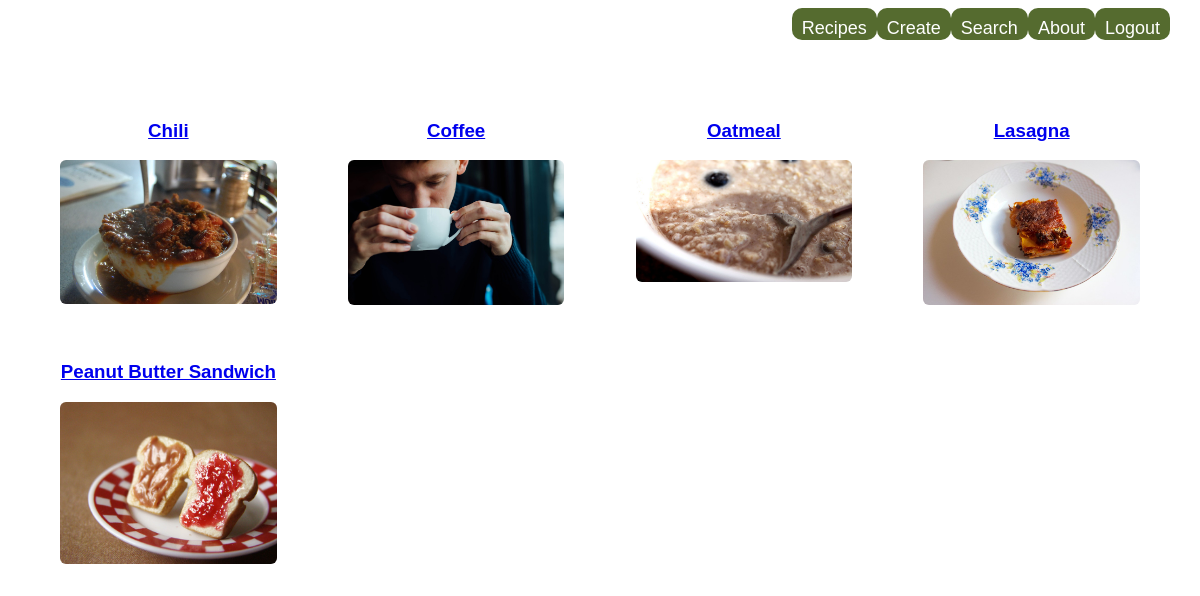
The page /list/ (signed in) on the database as committed earlier.
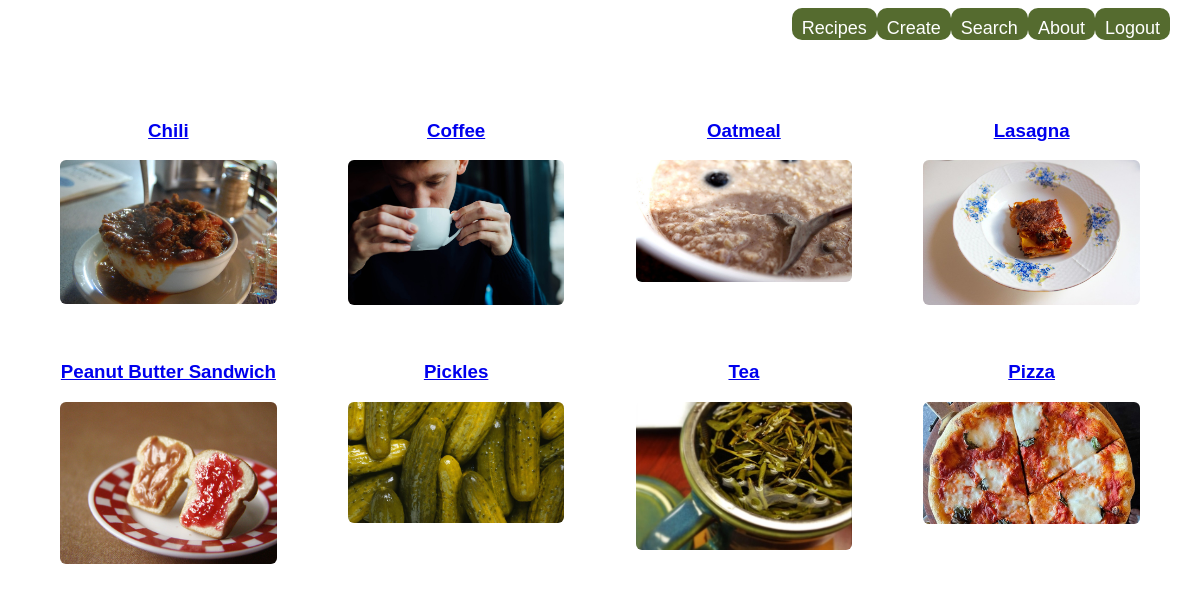
The same page on the database as committed later.
### recipes/models.py (models this page shows, shortened)
class Recipe(models.Model):
    name = models.CharField(max_length=120)
    description = models.TextField(default='this will be delicious!')
    cooking_time = models.FloatField(help_text="in minutes")
    ingredients = models.TextField()
    pic = models.ImageField(upload_to='recipes', default='no_picture.jpg')
    def get_absolute_url(self):
        return reverse('recipes:detail', kwargs={'pk': self.pk})

### recipes/views.py (the view)
# urls.py: path('list/', RecipeListView.as_view(), name='list'),
class RecipeListView(LoginRequiredMixin, ListView):
    model = Recipe
    template_name = 'recipes/recipes_list.html'

### recipes/templates/recipes/recipes_list.html (shortened to what this page needs)
{% load static %}
<!DOCTYPE html>
<html lang="en">
<head>
  <link rel="stylesheet" type="text/css" href="{% static 'recipes/css/styles.css' %}" />
</head>
<body>
  <div class="nav_bar">
    <a class="login_btn" href="{%url 'logout' %}">Logout</a>
    <a class="login_btn" href="{%url 'recipes:about' %}">About</a>
    <a class="login_btn" href="{%url 'recipes:search' %}">Search</a>
    <a class="login_btn" href="{%url 'recipes:create' %}">Create</a>
    <a class="login_btn" href="{%url 'recipes:list' %}">Recipes</a>
  </div>
  <div class="recipe_grid">
    {% for object in object_list %}
    <div class="grid_item">
      <h3>
        <a class="recipe_name" href="{{object.get_absolute_url}}">
          {{object.name}}
        </a>
      </h3>
      <img class="food_images" src="{{object.pic.url}}" />
    </div>
    {% endfor %}
  </div>
</body>
</html>

### recipes/static/recipes/css/styles.css (style rules this page uses)
.recipe_grid { display: grid; grid-template-columns: 1fr 1fr 1fr 1fr; grid-gap: 17px; padding: 23px 23px 23px 23px; margin: 2px; margin-top: 30px; }
.grid_item { text-align: center; background-color: #ffffff; color: #000000; border-radius: 20px; position: relative; margin-top: 8px; margin-bottom: 8px; font-family: 'Roboto Mono', 'Calibri', 'Trebuchet MS', sans-serif; }
.food_images { max-width: 80%; height: auto; border-radius: 6px; margin: 0 auto; align-items: center; }
h1, h3 { color: #ffffff; font-family: 'Roboto Mono', 'Calibri', 'Trebuchet MS', sans-serif; text-align: center; }
.login_btn { font-family: 'Roboto Mono', 'Calibri', 'Trebuchet MS', sans-serif; font-size: 18px; background-color: darkolivegreen; padding: 10px; text-align: center; border-radius: 10px; border: 2px; color: white; cursor: pointer; text-decoration: none; }
.nav_bar { width: 95vw; height: 4vh; margin: 0 auto; margin-bottom: 2px; border-radius: 20px; display: flex; flex-direction: row-reverse; }

Rows that differ between the two databases and show on the page:
added Recipe: name "Pickles", pic (picture)
added Recipe: name "Tea", pic (picture)
added Recipe: name "Pizza", pic (picture)
